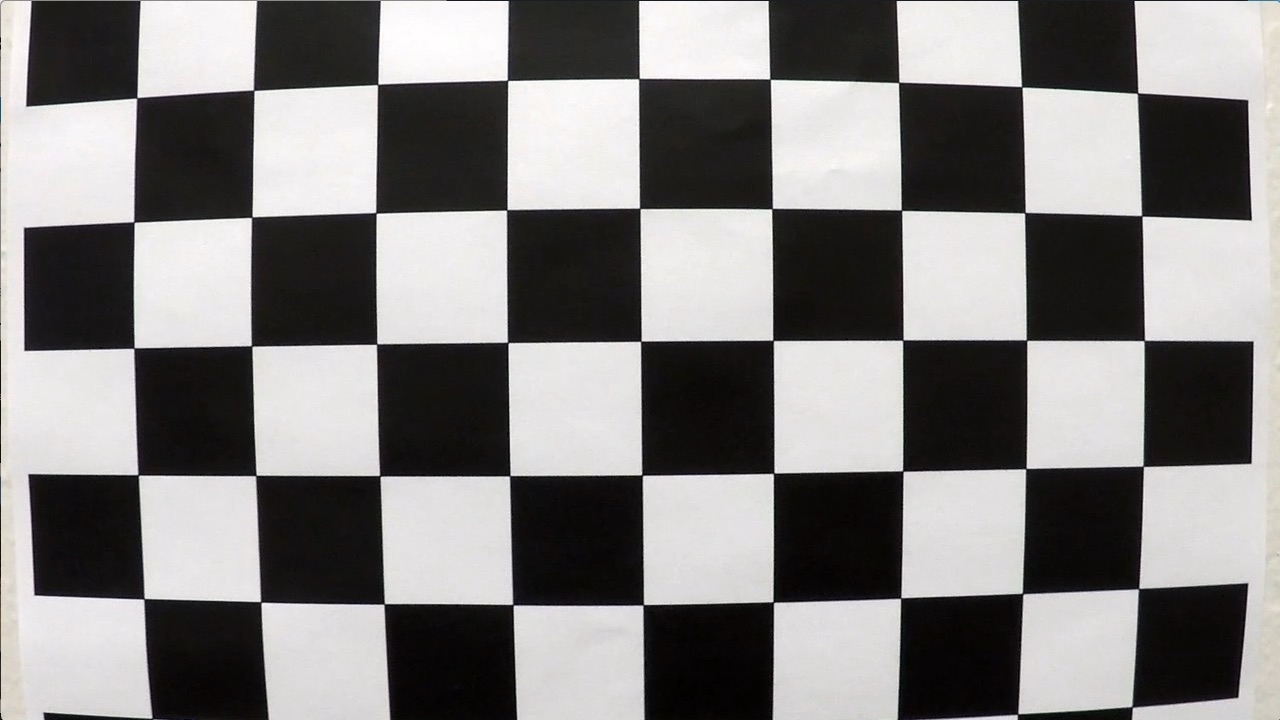
#> input picture camera_cal/calibration1.jpg, 1280 x 720 px
$ python -i lane.py   (imports and definitions only)   (older library calls are emulated)
#> lines starting #> are read from the running program, lines starting #| are printed output that depends on the picture
### calibration.py
import numpy as np
import cv2
import glob
import pickle
import matplotlib.pyplot as plt
from os import path


# [52 lines left out: function calibrate_camera, not called in this run]


def load_calibration(calib_file):
    """

    :param calib_file:
    :return: mtx and dist
    """
#> called with calib_file = 'camera_cal/calibration_pickle.p'
    with open(calib_file, 'rb') as file:
        # print('load calibration data')
#> (reads camera_cal/calibration_pickle.p from the repository)
        data= pickle.load(file)
        mtx = data['mtx']       # calibration matrix
        dist = data['dist']     # distortion coefficients

    return mtx, dist


# [28 lines left out: function undistort_image, not called in this run]


# [7 lines that do not run on import are left out]

### lane.py
import numpy as np
import cv2
import matplotlib.pyplot as plt
from timeit import default_timer as timer
from calibration import load_calibration
from copy import copy

class Lane():
    def __init__(self):
        # was the line detected in the last frame or not
        self.detected = False
        #x values for detected line pixels
        self.cur_fitx = None
        #y values for detected line pixels
        self.cur_fity = None
        # x values of the last N fits of the line
        self.prev_fitx = []
        #polynomial coefficients for the most recent fit
        self.current_poly = [np.array([False])]
        #best polynomial coefficients for the last iteration
        self.prev_poly = [np.array([False])]

    def average_pre_lanes(self):
        tmp = copy(self.prev_fitx)
        tmp.append(self.cur_fitx)
        self.mean_fitx = np.mean(tmp, axis=0)

    def append_fitx(self):
        if len(self.prev_fitx) == N:
            self.prev_fitx.pop(0)
        self.prev_fitx.append(self.mean_fitx)

    def process(self, ploty):
        self.cur_fity = ploty
        self.average_pre_lanes()
        self.append_fitx()
        self.prev_poly = self.current_poly

left_lane = Lane()
right_lane = Lane()
frame_width = 1280
frame_height = 720

LANEWIDTH = 3.3  # highway lane width in US: 3.7 meters
input_scale = 4
output_frame_scale = 4
N = 4 # buffer previous N lines
lane_departure = False

# fullsize:1280x720
x = [311, 995, 745, 600]
y = [707, 707, 480, 480]
X = [395, 850, 850, 395] #warped dimensions
Y = [719, 719, 0, 0]

src = np.floor(np.float32([[x[0], y[0]], [x[1], y[1]],[x[2], y[2]], [x[3], y[3]]]) / input_scale)
dst = np.floor(np.float32([[X[0], Y[0]], [X[1], Y[1]],[X[2], Y[2]], [X[3], Y[3]]]) / input_scale)

M = cv2.getPerspectiveTransform(src, dst)
M_inv = cv2.getPerspectiveTransform(dst, src)

# Only for creating the final video visualization
X_b = [574, 706, 706, 574]
Y_b = [719, 719, 0, 0]
src_ = np.floor(np.float32([[x[0], y[0]], [x[1], y[1]],[x[2], y[2]], [x[3], y[3]]]) / (input_scale*2))
dst_ = np.floor(np.float32([[X_b[0], Y_b[0]], [X_b[1], Y_b[1]],[X_b[2], Y_b[2]], [X_b[3], Y_b[3]]]) / (input_scale*2))
M_b = cv2.getPerspectiveTransform(src_, dst_)

# Threshold for color and gradient thresholding
s_thresh, sx_thresh, dir_thresh, m_thresh, r_thresh = (0,50), (20, 100), (0.7, 1.3), (30, 100), (200, 255)

# load the calibration
calib_file = 'camera_cal/calibration_pickle.p'
mtx, dist = load_calibration(calib_file)

def abs_sobel_thresh(img, orient='x', sobel_kernel=3, thresh=(0, 255)):
    ''' threshold using the sobel operator
        :param img: input image
        :param orient: orientation of the gradient
        :param sobel_kernel: kernel size
        :param thresh: threshold
    '''
    # Apply the following steps to img
    # 1) Convert to grayscale
    gray = cv2.cvtColor(img, cv2.COLOR_RGB2GRAY)
    # 2) Take the derivative in x or y given orient = 'x' or 'y'
    # 3) Take the absolute value of the derivative or gradient
    if orient == 'x':
        abs_sobel = np.absolute(cv2.Sobel(gray, cv2.CV_64F, 1, 0, ksize=sobel_kernel))
    if orient == 'y':
        abs_sobel = np.absolute(cv2.Sobel(gray, cv2.CV_64F, 0, 1, ksize=sobel_kernel))
    # 4) Scale to 8-bit (0 - 255) then convert to type = np.uint8
    scaled_sobel = np.uint8(255.*abs_sobel/np.max(abs_sobel))
    # 5) Create a mask of 1's where the scaled gradient magnitude is > thresh_min and < thresh_max
    binary_output = np.zeros_like(scaled_sobel)
    binary_output[(scaled_sobel >= thresh[0]) & (scaled_sobel <= thresh[1])] = 1

    return binary_output


# def mag_thresh(img, sobel_kernel=3, thresh=(0, 255)):

#     # Apply the following steps to img
#     # 1) Convert to grayscale
#     gray = cv2.cvtColor(img, cv2.COLOR_RGB2GRAY)
#     # 2) Take the gradient in x and y separately
#     sobelx = cv2.Sobel(gray, cv2.CV_64F, 1, 0, ksize=sobel_kernel)
#     sobely = cv2.Sobel(gray, cv2.CV_64F, 0, 1, ksize=sobel_kernel)
#     # 3) Calculate the magnitude
#     gradmag = np.sqrt(sobelx**2 + sobely**2)
#     # 4) Scale to 8-bit (0 - 255) and convert to type = np.uint8
#     scale_factor = np.max(gradmag)/255
#     gradmag = (gradmag/scale_factor).astype(np.uint8)
#     # 5) Create a binary mask where mag thresholds are met
#     binary_output = np.zeros_like(gradmag)
#     binary_output[(gradmag >= thresh[0]) & (gradmag <= thresh[1])] = 1

#     return binary_output


def dir_threshold(img, sobel_kernel=3, thresh=(0, np.pi/2)):
    """ threshold according to the direction of the gradient
    :param img:
    :param sobel_kernel:
    :param thresh:
    :return:
    """
    # Apply the following steps to img
    # 1) Convert to grayscale
    gray = cv2.cvtColor(img, cv2.COLOR_RGB2GRAY)
    # 2) Take the gradient in x and y separately
    sobelx = cv2.Sobel(gray, cv2.CV_64F, 1, 0, ksize=sobel_kernel)
    sobely = cv2.Sobel(gray, cv2.CV_64F, 0, 1, ksize=sobel_kernel)
    # 3) Take the absolute value of the x and y gradients
    # 4) Use np.arctan2(abs_sobely, abs_sobelx) to calculate the direction of the gradient
    absgraddir = np.arctan2(np.absolute(sobely), np.absolute(sobelx))
    # 5) Create a binary mask where direction thresholds are met
    binary_output =  np.zeros_like(absgraddir)
    binary_output[(absgraddir >= thresh[0]) & (absgraddir <= thresh[1])] = 1

    return binary_output


# [10 lines of commented-out code are left out]


def threshold_col_channel(channel, thresh):
    binary = np.zeros_like(channel)
    binary[(channel >= thresh[0]) & (channel <= thresh[1])] = 1

    return binary

def find_edges(img, s_thresh=s_thresh, sx_thresh=sx_thresh, dir_thresh=dir_thresh):
    img = np.copy(img)

    # Convert to HSV color space and threshold the s channel
    hls = cv2.cvtColor(img, cv2.COLOR_BGR2HLS).astype(float)
    s_channel = hls[:,:,2]
    s_binary = threshold_col_channel(s_channel, thresh=s_thresh)

    # Sobel x
    sxbinary = abs_sobel_thresh(img, orient='x', sobel_kernel=3, thresh=sx_thresh)
    dir_binary = dir_threshold(img, sobel_kernel=3, thresh=dir_thresh)

    # output mask
    combined_binary = np.zeros_like(s_channel)
    combined_binary[(( (sxbinary == 1) & (dir_binary==1) ) | ( (s_binary == 1) & (dir_binary==1) ))] = 1

    # add more weights for the s channel
    c_bi = np.zeros_like(s_channel)
    c_bi[( (sxbinary == 1) & (s_binary==1) )] = 2

    ave_binary = (combined_binary + c_bi)

    return ave_binary


def warper(img, M):
    # Compute and apply perspective transform
    img_size = (img.shape[1], img.shape[0])
    warped = cv2.warpPerspective(img, M, img_size, flags=cv2.INTER_NEAREST)  # keep same size as input image

    return warped


## fit the lane line
def full_search(binary_warped, visualization=False):
    histogram = np.sum(binary_warped[int(binary_warped.shape[0]/2):,:], axis=0)
    # Create an output image to draw on and  visualize the result
    out_img = np.dstack((binary_warped, binary_warped, binary_warped))*255
    out_img = out_img.astype('uint8')

    # Find the peak of the left and right halves of the histogram
    # These will be the starting point for the left and right lines
    midpoint = int(histogram.shape[0]/2)
    leftx_base = np.argmax(histogram[:midpoint])
    rightx_base = np.argmax(histogram[midpoint:]) + midpoint

    # Choose the number of sliding windows
    nwindows = 9
    # Set height of windows
    window_height = int(binary_warped.shape[0]/nwindows)
    # Identify the x and y positions of all nonzero pixels in the image
    nonzero = binary_warped.nonzero()
    nonzeroy = np.array(nonzero[0])
    nonzerox = np.array(nonzero[1])
    # Current positions to be updated for each window
    leftx_current = leftx_base
    rightx_current = rightx_base
    # Set the width of the windows +/- margin
    margin = np.floor(100/input_scale)
    # Set minimum number of pixels found to recenter window
    minpix = np.floor(50/input_scale)
    # Create empty lists to receive left and right lane pixel indices
    left_lane_inds = []
    right_lane_inds = []

    # Step through the windows one by one
    for window in range(nwindows):
        # Identify window boundaries in x and y (and right and left)
        win_y_low = binary_warped.shape[0] - (window+1)*window_height
        win_y_high = binary_warped.shape[0] - window*window_height
        win_xleft_low = leftx_current - margin
        win_xleft_high = leftx_current + margin
        win_xright_low = rightx_current - margin
        win_xright_high = rightx_current + margin
        # Draw the windows on the visualization image
        if visualization:
            cv2.rectangle(out_img,(int(win_xleft_low),int(win_y_low)),(int(win_xleft_high),int(win_y_high)),(0,255,0), 2)
            cv2.rectangle(out_img,(int(win_xright_low),int(win_y_low)),(int(win_xright_high),int(win_y_high)),(0,255,0), 2)

        # Identify the nonzero pixels in x and y within the window
        good_left_inds = ((nonzeroy >= win_y_low) & (nonzeroy < win_y_high) & (nonzerox >= win_xleft_low) & (nonzerox < win_xleft_high)).nonzero()[0]
        good_right_inds = ((nonzeroy >= win_y_low) & (nonzeroy < win_y_high) & (nonzerox >= win_xright_low) & (nonzerox < win_xright_high)).nonzero()[0]
        # Append these indices to the lists
        left_lane_inds.append(good_left_inds)
        right_lane_inds.append(good_right_inds)
        # If you found > minpix pixels, recenter next window on their mean position
        if len(good_left_inds) > minpix:
            leftx_current = int(np.mean(nonzerox[good_left_inds]))
        if len(good_right_inds) > minpix:
            rightx_current = int(np.mean(nonzerox[good_right_inds]))

    # Concatenate the arrays of indices
    left_lane_inds = np.concatenate(left_lane_inds)
    right_lane_inds = np.concatenate(right_lane_inds)

    # Extract left and right line pixel positions
    leftx = nonzerox[left_lane_inds]
    lefty = nonzeroy[left_lane_inds]
    rightx = nonzerox[right_lane_inds]
    righty = nonzeroy[right_lane_inds]

    # Fit a second order polynomial to each
    left_fit = np.polyfit(lefty, leftx, 2)
    right_fit = np.polyfit(righty, rightx, 2)
    # Visualization

    # Generate x and y values for plotting
    if visualization:
        ploty = np.linspace(0, binary_warped.shape[0]-1, binary_warped.shape[0] )
        left_fitx = left_fit[0]*ploty**2 + left_fit[1]*ploty + left_fit[2]
        right_fitx = right_fit[0]*ploty**2 + right_fit[1]*ploty + right_fit[2]

        out_img[nonzeroy[left_lane_inds], nonzerox[left_lane_inds]] = [255, 0, 0]
        out_img[nonzeroy[right_lane_inds], nonzerox[right_lane_inds]] = [0, 0, 255]
        # plt.subplot(1,2,1)
        plt.imshow(out_img)
        # plt.imshow(binary_warped)
        plt.plot(left_fitx, ploty, color='yellow')
        plt.plot(right_fitx, ploty, color='yellow')
        plt.xlim((0, frame_width / input_scale))
        plt.ylim((frame_height / input_scale, 0))
        plt.show()

    return left_fit, right_fit


# [57 lines left out: function window_search, not called in this run]


def measure_lane_curvature(ploty, leftx, rightx, visualization=False):

    leftx = leftx[::-1]  # Reverse to match top-to-bottom in y
    rightx = rightx[::-1]  # Reverse to match top-to-bottom in y

     # choose the maximum y-value, corresponding to the bottom of the image
    y_eval = np.max(ploty)

    # Define conversions in x and y from pixels space to meters
    ym_per_pix = 30/(frame_height/input_scale) # meters per pixel in y dimension
    xm_per_pix = LANEWIDTH/(700/input_scale) # meters per pixel in x dimension

    # Fit new polynomials to x,y in world space
    left_fit_cr = np.polyfit(ploty*ym_per_pix, leftx*xm_per_pix, 2)
    right_fit_cr = np.polyfit(ploty*ym_per_pix, rightx*xm_per_pix, 2)
    # Calculate the new radii of curvature
    left_curverad = ((1 + (2*left_fit_cr[0]*y_eval*ym_per_pix + left_fit_cr[1])**2)**1.5) / np.absolute(2*left_fit_cr[0])
    right_curverad = ((1 + (2*right_fit_cr[0]*y_eval*ym_per_pix + right_fit_cr[1])**2)**1.5) / np.absolute(2*right_fit_cr[0])
    # Now our radius of curvature is in meters
    # print(left_curverad, 'm', right_curverad, 'm')

    if leftx[0] - leftx[-1] > 50/input_scale:
        curve_direction = 'Left curve'
    elif leftx[-1] - leftx[0] > 50/input_scale:
        curve_direction = 'Right curve'
    else:
        curve_direction = 'Straight'

    return (left_curverad+right_curverad)/2.0, curve_direction


def off_center(left, mid, right):
    """

    :param left: left lane position
    :param mid:  car position
    :param right: right lane position
    :return: True or False, indicator of off center driving
    """
    a = mid - left
    b = right - mid
    width = right - left

    if a >= b:  # driving right off
        offset = a / width * LANEWIDTH - LANEWIDTH /2.0
    else:       # driving left off
        offset = LANEWIDTH /2.0 - b / width * LANEWIDTH

    return offset


def compute_car_offcenter(ploty, left_fitx, right_fitx, undist):

    # Create an image to draw the lines on
    height = undist.shape[0]
    width = undist.shape[1]

    # Recast the x and y points into usable format for cv2.fillPoly()
    pts_left = np.array([np.transpose(np.vstack([left_fitx, ploty]))])
    pts_right = np.array([np.flipud(np.transpose(np.vstack([right_fitx, ploty])))])
    pts = np.hstack((pts_left, pts_right))

    bottom_l = left_fitx[height-1]
    bottom_r = right_fitx[0]

    offcenter = off_center(bottom_l, width/2.0, bottom_r)

    return offcenter, pts


def create_output_frame(offcenter, pts, undist_ori, fps, curvature, curve_direction, binary_sub, threshold=0.6):
    """

    :param offcenter:
    :param pts:
    :param undist_ori:
    :param fps:
    :param threshold:
    :return:
    """

    undist_ori = cv2.resize(undist_ori, (0,0), fx=1/output_frame_scale, fy=1/output_frame_scale)
    w = undist_ori.shape[1]
    h = undist_ori.shape[0]

    undist_birdview = warper(cv2.resize(undist_ori, (0,0), fx=1/2, fy=1/2), M_b)

    color_warp = np.zeros_like(undist_ori).astype(np.uint8)

    # create a frame to hold every image
    whole_frame = np.zeros((h*3,w*3, 3), dtype=np.uint8)


    if abs(offcenter) > threshold:  # car is offcenter more than 0.6 m
        # Draw Red lane
        cv2.fillPoly(color_warp, np.int_([pts]), (255, 0, 0)) # red
    else: # Draw Green lane
        cv2.fillPoly(color_warp, np.int_([pts]), (0,255, 0))  # green

    newwarp = cv2.warpPerspective(color_warp, M_inv, (int(frame_width/input_scale), int(frame_height/input_scale)))

    # Combine the result with the original image    # result = cv2.addWeighted(undist, 1, newwarp, 0.3, 0)

    newwarp_ = cv2.resize(newwarp,None, fx=input_scale/output_frame_scale, fy=input_scale/output_frame_scale, interpolation = cv2.INTER_LINEAR)

    output = cv2.addWeighted(undist_ori, 1, newwarp_, 0.3, 0)

    ############## generate the combined output frame only for visualization purpose ################
    whole_frame[20:20+h, 20:20+w, :] = undist_ori
    whole_frame[20:20+h, 60+w:60+2*w, :] = output

    font = cv2.FONT_HERSHEY_SIMPLEX
    if offcenter >= 0:
        offset = offcenter
        direction = 'Right'
    elif offcenter < 0:
        offset = -offcenter
        direction = 'Left'

    info_road = "Road Status"
    info_lane = "Lane info: {0}".format(curve_direction)
    info_cur = "Curvature {:6.1f} m".format(curvature)
    info_offset = "Off center: {0} {1:3.1f}m".format(direction, offset)
    info_framerate = "{0:4.1f} fps".format(fps)
    info_warning = "Warning: offcenter > 0.6m (use higher threshold in real life)"

    cv2.putText(whole_frame, info_warning, (35+w,60+h), font, 0.4, (255,255,0), 1,cv2.LINE_AA)
    cv2.putText(whole_frame, info_lane, (40+w+30,70+35+40+h), font, 0.8, (255,255,0), 1,cv2.LINE_AA)
    cv2.putText(whole_frame, info_cur, (40+w+90,70+35+80+h), font, 0.8, (255,255,0), 1,cv2.LINE_AA)
    cv2.putText(whole_frame, info_offset, (40+w+140,70+35+120+h), font, 0.8, (255,255,0), 1,cv2.LINE_AA)
    cv2.putText(whole_frame, info_framerate, (40+w+250,70), font, 0.6, (255,255,0), 1,cv2.LINE_AA)

    return whole_frame

def create_output_frame_short(offcenter, pts, undist_ori, fps, curvature, curve_direction, binary_sub, threshold=0.6):
    """

    :param offcenter:
    :param pts:
    :param undist_ori:
    :param fps:
    :param threshold:
    :return:
    """

    undist_ori = cv2.resize(undist_ori, (0,0), fx=1/output_frame_scale, fy=1/output_frame_scale)
    w = undist_ori.shape[1]
    h = undist_ori.shape[0]

    undist_birdview = warper(cv2.resize(undist_ori, (0,0), fx=1/2, fy=1/2), M_b)

    color_warp = np.zeros_like(undist_ori).astype(np.uint8)

    # create a frame to hold every image
    whole_frame = np.zeros((h*3,w*3, 3), dtype=np.uint8)


    if abs(offcenter) > threshold:  # car is offcenter more than 0.6 m
        # Draw Red lane
        cv2.fillPoly(color_warp, np.int_([pts]), (255, 0, 0)) # red
    else: # Draw Green lane
        cv2.fillPoly(color_warp, np.int_([pts]), (0,255, 0))  # green

    newwarp = cv2.warpPerspective(color_warp, M_inv, (int(frame_width/input_scale), int(frame_height/input_scale)))

    # Combine the result with the original image    # result = cv2.addWeighted(undist, 1, newwarp, 0.3, 0)

    newwarp_ = cv2.resize(newwarp, None, fx=input_scale/output_frame_scale, fy=input_scale/output_frame_scale, interpolation = cv2.INTER_LINEAR)

    output = cv2.addWeighted(undist_ori, 1, newwarp_, 0.3, 0)
    # output = cv2.resize(output, (500,500))
    whole_frame = output

    font = cv2.FONT_HERSHEY_SIMPLEX
    if offcenter >= 0:
        offset = offcenter
        direction = 'Right'
    elif offcenter < 0:
        offset = -offcenter
        direction = 'Left'

    info_road = "Road Status"
    info_lane = "Lane info: {0}".format(curve_direction)
    info_cur = "Curvature {:6.1f} m".format(curvature)
    info_offset = "Off center: {0} {1:3.1f}m".format(direction, offset)
    info_framerate = "{0:4.1f} fps".format(fps)
    info_warning = "Warning: offcenter > 0.6m (use higher threshold in real life)"

    if abs(offcenter) > threshold:
        signal = True
        cv2.putText(whole_frame, "WARNING", (10,20), font, 0.8, (0,0,255), 2)

    return whole_frame

# [24 lines left out: function tracker, not called in this run]


def detector(binary_sub, ploty, visualization=False):

    left_fit, right_fit = full_search(binary_sub, visualization=visualization)

    left_fitx = left_fit[0] * ploty**2 + left_fit[1] * ploty + left_fit[2]
    right_fitx = right_fit[0] * ploty**2 + right_fit[1] * ploty + right_fit[2]
    std_value = np.std(right_fitx - left_fitx)
    if std_value < (85 /input_scale):
        left_lane.current_poly = left_fit
        right_lane.current_poly = right_fit
        left_lane.cur_fitx = left_fitx
        right_lane.cur_fitx = right_fitx
        left_lane.detected = True
        right_lane.detected = True
    else:
        left_lane.current_poly = left_lane.prev_poly
        right_lane.current_poly = right_lane.prev_poly
        if len(left_lane.prev_fitx) > 0:
            left_lane.cur_fitx = left_lane.prev_fitx[-1]
            right_lane.cur_fitx = right_lane.prev_fitx[-1]
        else:
            left_lane.cur_fitx = left_fitx
            right_lane.cur_fitx = right_fitx
        left_lane.detected = False
        right_lane.detected = False


def process_frame(img, visualization=False):

#> called with visualization = False
    start = timer()
    # resize the input image according to scale
    img_undist_ = cv2.undistort(img, mtx, dist, None, mtx)
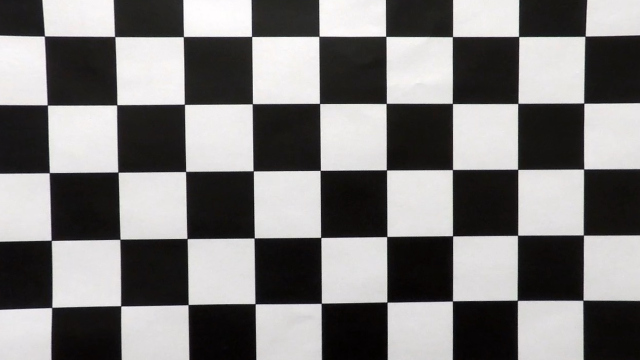
#> img_undist_: shape (720, 1280, 3) (shown at 1/2 size); mean R, G, B 125.3, 123.7, 123.3
    img_undist = cv2.resize(img_undist_, (0,0), fx=1/input_scale, fy=1/input_scale)
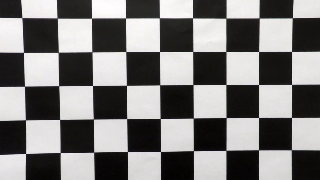
#> img_undist: shape (180, 320, 3); mean R, G, B 125.5, 123.9, 123.4

    # find the binary image of lane/edges
    img_binary = find_edges(img_undist)
#> in find_edges, `hls = cv2.cvtColor(img, cv2.COLOR_BGR2HLS).astype(float)`:
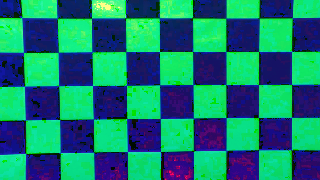
#> hls: shape (180, 320, 3) float64; mean of channels 0, 1, 2 111.7, 124.4, 20.7; drawn as B, G, R
#> in find_edges, `s_channel = hls[:,:,2]`:
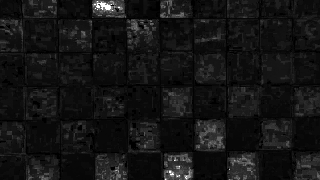
#> s_channel: shape (180, 320) float64; min 0, max 255, mean 20.7
#> (the rest of the program and of its run is left out)
